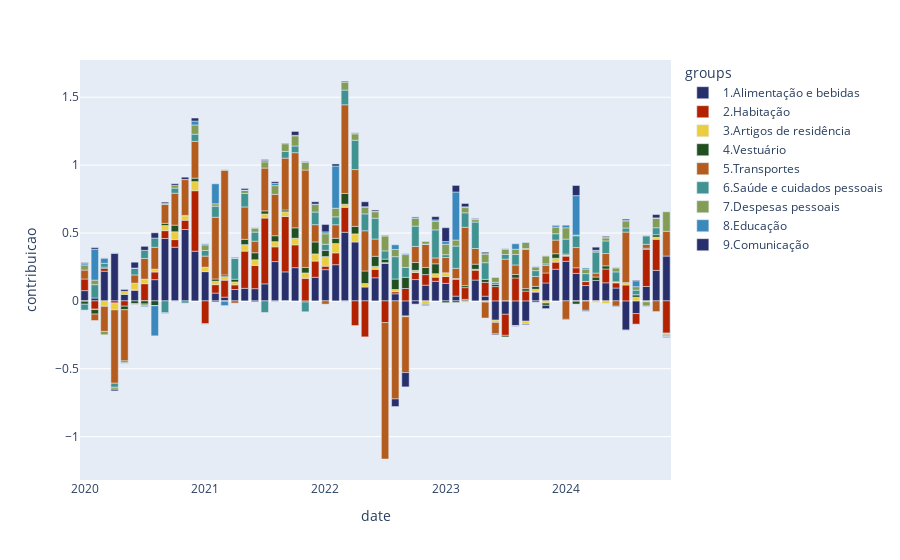

Write notebook code for a chart like this one.
### Code cell
ipca_gp_wider = (
    ipca_gp
    .pivot_table(index = ['date', 'groups'],
                 columns = 'variable',
                 values = 'value')
    .reset_index()
    .assign(contribuicao = lambda x: (x.peso * x.variacao) / 100)
                )
	

	
# Plota a contribuição de cada grupo com plotly
px.bar(ipca_gp_wider,
       x = 'date',
       y = 'contribuicao',
       color = 'groups',
       color_discrete_sequence = colors)
